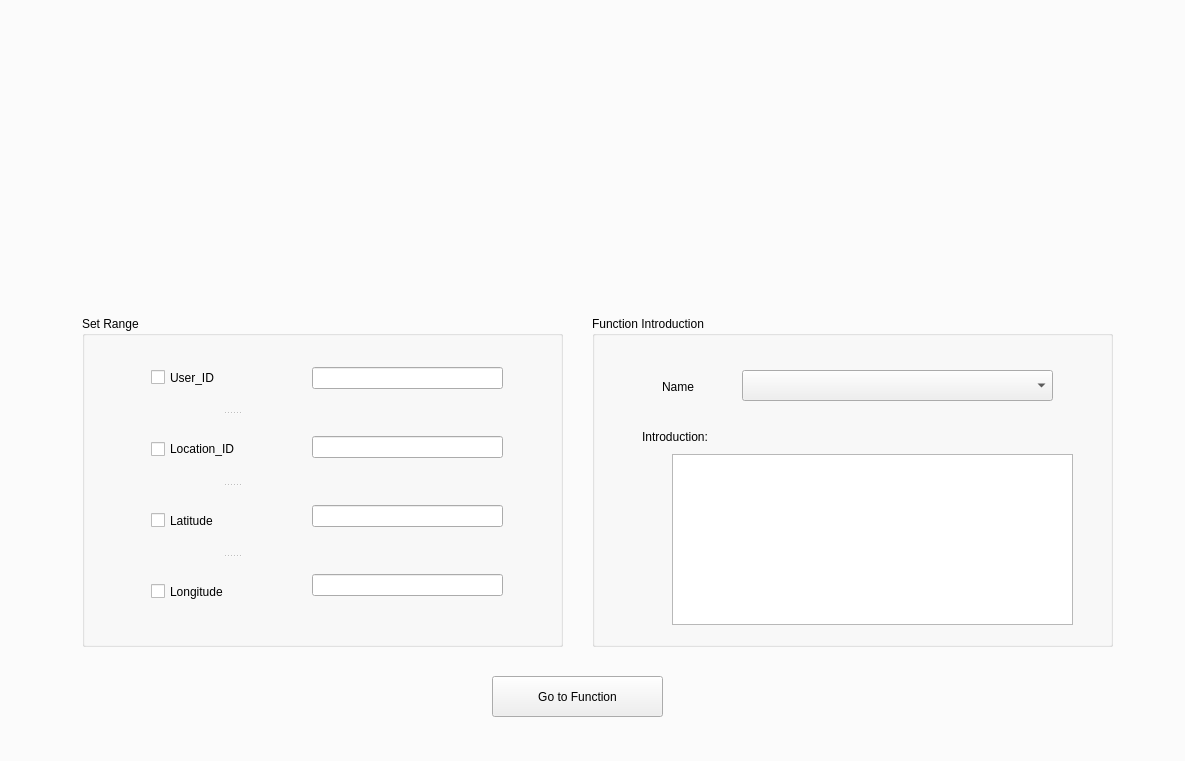
<?xml version="1.0" encoding="UTF-8"?>
<ui version="4.0">
 <class>MainWindow</class>
 <widget class="QMainWindow" name="MainWindow">
  <property name="geometry">
   <rect>
    <x>0</x>
    <y>0</y>
    <width>1185</width>
    <height>761</height>
   </rect>
  </property>
  <property name="windowTitle">
   <string>MainWindow</string>
  </property>
  <property name="styleSheet">
   <string notr="true"/>
  </property>
  <widget class="QWidget" name="centralwidget">
   <widget class="QTabWidget" name="tabWidget">
    <property name="geometry">
     <rect>
      <x>-20</x>
      <y>-30</y>
      <width>1211</width>
      <height>800</height>
     </rect>
    </property>
    <property name="currentIndex">
     <number>0</number>
    </property>
    <widget class="QWidget" name="tab">
     <attribute name="title">
      <string>Tab 1</string>
     </attribute>
     <widget class="QWidget" name="widget_4" native="true">
      <property name="geometry">
       <rect>
        <x>200</x>
        <y>0</y>
        <width>601</width>
        <height>161</height>
       </rect>
      </property>
      <property name="styleSheet">
       <string notr="true">image: url(:/see.png);</string>
      </property>
     </widget>
     <widget class="QWidget" name="widget_3" native="true">
      <property name="geometry">
       <rect>
        <x>461</x>
        <y>110</y>
        <width>381</width>
        <height>151</height>
       </rect>
      </property>
      <property name="styleSheet">
       <string notr="true">image: url(:/name.png);</string>
      </property>
     </widget>
     <widget class="QWidget" name="widget_6" native="true">
      <property name="geometry">
       <rect>
        <x>80</x>
        <y>200</y>
        <width>1031</width>
        <height>91</height>
       </rect>
      </property>
      <property name="styleSheet">
       <string notr="true">image: url(:/3.png);</string>
      </property>
     </widget>
     <widget class="QWidget" name="widget_2" native="true">
      <property name="geometry">
       <rect>
        <x>860</x>
        <y>30</y>
        <width>191</width>
        <height>181</height>
       </rect>
      </property>
      <property name="styleSheet">
       <string notr="true">image: url(:/mark.png);</string>
      </property>
     </widget>
     <widget class="QWidget" name="widget" native="true">
      <property name="geometry">
       <rect>
        <x>310</x>
        <y>120</y>
        <width>121</width>
        <height>121</height>
       </rect>
      </property>
      <property name="styleSheet">
       <string notr="true">image: url(:/sign.png);</string>
      </property>
     </widget>
     <widget class="QGroupBox" name="groupBox_2">
      <property name="geometry">
       <rect>
        <x>100</x>
        <y>320</y>
        <width>481</width>
        <height>331</height>
       </rect>
      </property>
      <property name="styleSheet">
       <string notr="true">font: 75 9pt &quot;Segoe Print&quot;;</string>
      </property>
      <property name="title">
       <string>Set Range</string>
      </property>
      <widget class="QWidget" name="layoutWidget">
       <property name="geometry">
        <rect>
         <x>230</x>
         <y>10</y>
         <width>191</width>
         <height>311</height>
        </rect>
       </property>
       <layout class="QVBoxLayout" name="verticalLayout">
        <item>
         <widget class="QLineEdit" name="userid_edit">
          <property name="styleSheet">
           <string notr="true">font: 9pt &quot;Segoe UI Historic&quot;;

</string>
          </property>
          <property name="text">
           <string/>
          </property>
         </widget>
        </item>
        <item>
         <widget class="QLineEdit" name="locationid_edit">
          <property name="styleSheet">
           <string notr="true">font: 9pt &quot;Segoe UI Historic&quot;;

</string>
          </property>
          <property name="text">
           <string/>
          </property>
         </widget>
        </item>
        <item>
         <widget class="QLineEdit" name="la_edit">
          <property name="styleSheet">
           <string notr="true">font: 9pt &quot;Segoe UI Historic&quot;;

</string>
          </property>
          <property name="text">
           <string/>
          </property>
         </widget>
        </item>
        <item>
         <widget class="QLineEdit" name="lo_edit">
          <property name="styleSheet">
           <string notr="true">font: 9pt &quot;Segoe UI Historic&quot;;

</string>
          </property>
          <property name="text">
           <string/>
          </property>
         </widget>
        </item>
       </layout>
      </widget>
      <widget class="QSplitter" name="splitter_4">
       <property name="geometry">
        <rect>
         <x>69</x>
         <y>28</y>
         <width>161</width>
         <height>281</height>
        </rect>
       </property>
       <property name="orientation">
        <enum>Qt::Vertical</enum>
       </property>
       <widget class="QCheckBox" name="User_ID">
        <property name="styleSheet">
         <string notr="true">font: 75 10pt &quot;Arial&quot;;
selection-color: rgb(206, 206, 206);</string>
        </property>
        <property name="text">
         <string>User_ID</string>
        </property>
       </widget>
       <widget class="QCheckBox" name="Location_ID">
        <property name="styleSheet">
         <string notr="true">font: 75 10pt &quot;Arial&quot;;
selection-color: rgb(206, 206, 206);</string>
        </property>
        <property name="text">
         <string>Location_ID</string>
        </property>
       </widget>
       <widget class="QCheckBox" name="Latitude">
        <property name="styleSheet">
         <string notr="true">font: 75 10pt &quot;Arial&quot;;
selection-color: rgb(206, 206, 206);</string>
        </property>
        <property name="text">
         <string>Latitude</string>
        </property>
       </widget>
       <widget class="QCheckBox" name="Longitude">
        <property name="styleSheet">
         <string notr="true">font: 75 10pt &quot;Arial&quot;;
selection-color: rgb(206, 206, 206);</string>
        </property>
        <property name="text">
         <string>Longitude</string>
        </property>
       </widget>
      </widget>
     </widget>
     <widget class="QGroupBox" name="groupBox">
      <property name="geometry">
       <rect>
        <x>610</x>
        <y>320</y>
        <width>521</width>
        <height>331</height>
       </rect>
      </property>
      <property name="styleSheet">
       <string notr="true">
font: 75 9pt &quot;Segoe Print&quot;;
</string>
      </property>
      <property name="title">
       <string>Function Introduction</string>
      </property>
      <widget class="QComboBox" name="fctBox">
       <property name="geometry">
        <rect>
         <x>150</x>
         <y>54</y>
         <width>311</width>
         <height>31</height>
        </rect>
       </property>
       <property name="styleSheet">
        <string notr="true">alternate-background-color: rgb(255, 255, 255);</string>
       </property>
      </widget>
      <widget class="QLabel" name="label_3">
       <property name="geometry">
        <rect>
         <x>70</x>
         <y>55</y>
         <width>71</width>
         <height>31</height>
        </rect>
       </property>
       <property name="styleSheet">
        <string notr="true">font: 75 10pt &quot;Segoe Script&quot;;</string>
       </property>
       <property name="text">
        <string>Name</string>
       </property>
      </widget>
      <widget class="QLabel" name="label_4">
       <property name="geometry">
        <rect>
         <x>50</x>
         <y>105</y>
         <width>171</width>
         <height>31</height>
        </rect>
       </property>
       <property name="styleSheet">
        <string notr="true">font: 75 10pt &quot;Segoe Script&quot;;</string>
       </property>
       <property name="text">
        <string>Introduction:</string>
       </property>
      </widget>
      <widget class="QTextBrowser" name="introduction">
       <property name="geometry">
        <rect>
         <x>80</x>
         <y>138</y>
         <width>401</width>
         <height>171</height>
        </rect>
       </property>
       <property name="styleSheet">
        <string notr="true">font: 10pt &quot;Ink Free&quot;;
</string>
       </property>
      </widget>
     </widget>
     <widget class="QWidget" name="widget_5" native="true">
      <property name="geometry">
       <rect>
        <x>1000</x>
        <y>601</y>
        <width>191</width>
        <height>111</height>
       </rect>
      </property>
      <property name="styleSheet">
       <string notr="true">image: url(:/11.png);</string>
      </property>
     </widget>
     <widget class="QPushButton" name="next">
      <property name="geometry">
       <rect>
        <x>510</x>
        <y>680</y>
        <width>171</width>
        <height>41</height>
       </rect>
      </property>
      <property name="styleSheet">
       <string notr="true">font: 9pt &quot;Times New Roman&quot;;</string>
      </property>
      <property name="text">
       <string>Go to Function</string>
      </property>
     </widget>
     <widget class="QWidget" name="widget_7" native="true">
      <property name="geometry">
       <rect>
        <x>186</x>
        <y>8</y>
        <width>611</width>
        <height>161</height>
       </rect>
      </property>
      <property name="styleSheet">
       <string notr="true">image: url(:/4.png);</string>
      </property>
     </widget>
     <widget class="QWidget" name="widget_8" native="true">
      <property name="geometry">
       <rect>
        <x>453</x>
        <y>120</y>
        <width>381</width>
        <height>141</height>
       </rect>
      </property>
      <property name="styleSheet">
       <string notr="true">image: url(:/5.png);</string>
      </property>
     </widget>
     <zorder>widget_8</zorder>
     <zorder>widget_7</zorder>
     <zorder>widget_3</zorder>
     <zorder>widget_6</zorder>
     <zorder>widget_2</zorder>
     <zorder>widget</zorder>
     <zorder>groupBox_2</zorder>
     <zorder>groupBox</zorder>
     <zorder>widget_5</zorder>
     <zorder>next</zorder>
     <zorder>widget_4</zorder>
    </widget>
   </widget>
  </widget>
  <action name="actionAdd_File">
   <property name="checkable">
    <bool>false</bool>
   </property>
   <property name="text">
    <string>Add File</string>
   </property>
  </action>
 </widget>
 <resources/>
 <connections/>
</ui>
